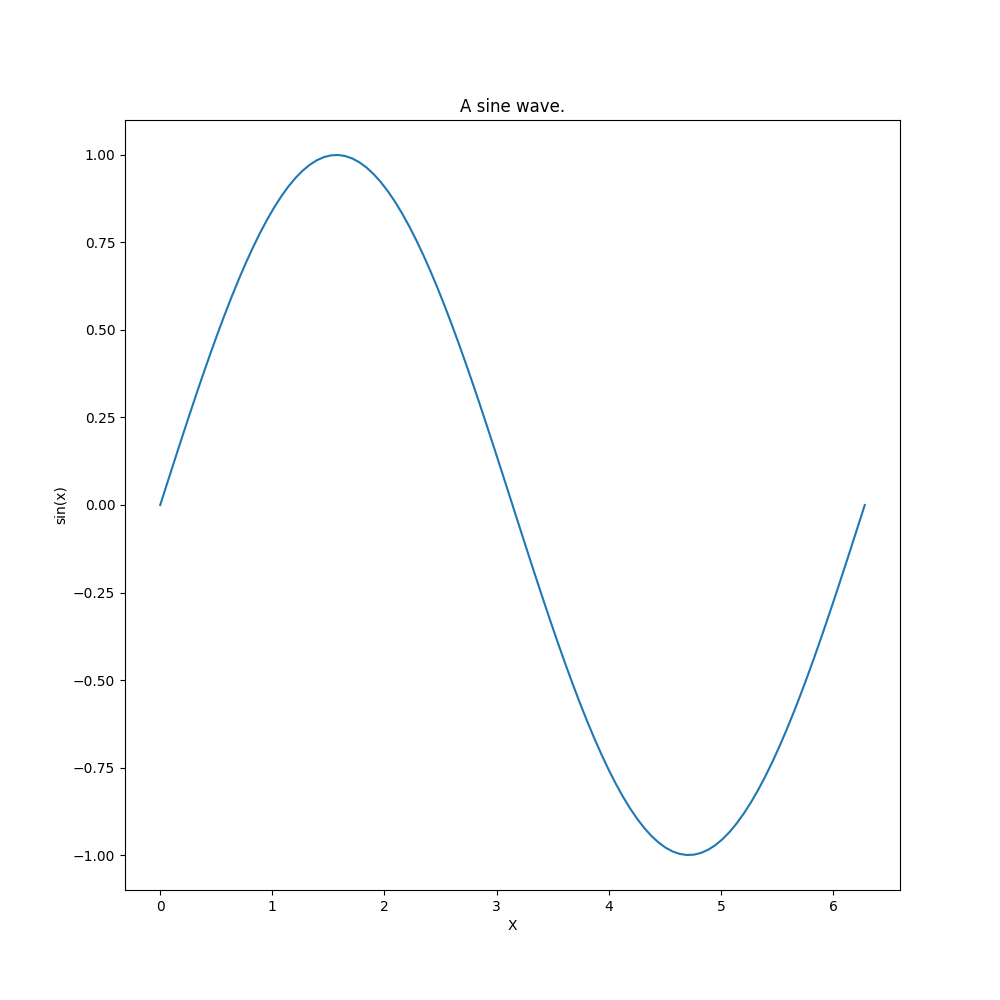

The script that drew this image:
import numpy as np
import math

x = np.linspace(0, 2*math.pi, 100)
y = np.sin(x)

from plot_helper import Plotter

with Plotter(filename="demo.png", show=True, figsize=(10,10)) as ax:
    ax.plot(x,y)
    ax.set_xlabel("X")
    ax.set_ylabel("sin(x)")
    ax.set_title("A sine wave.")
